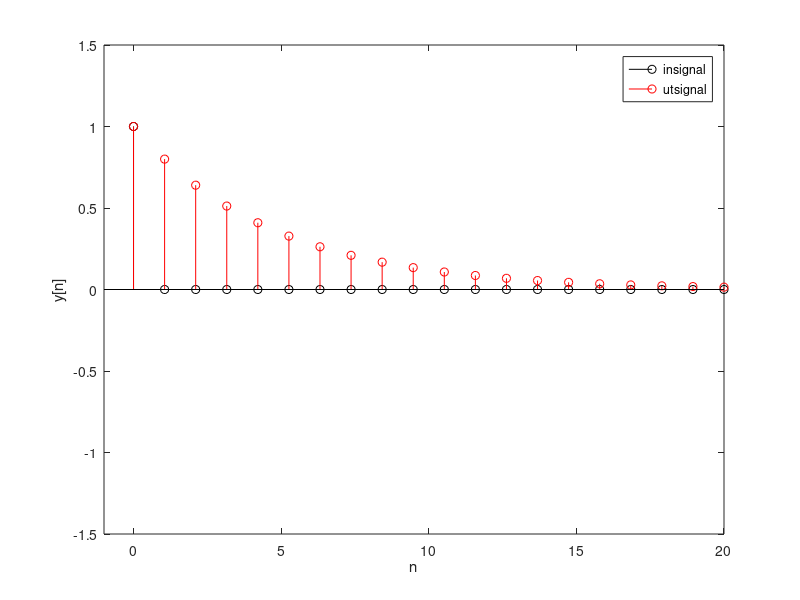

Write MATLAB code to recreate this figure.

x = zeros(1,20); x(1) = 1; u = zeros(1,20);
y = zeros(1,20);


a1 = -0.8;
N = length(x);
y(1) = x(1);% First sample, assuming x(0) = 0
for n=2:N % remaining samples
    y(n) = x(n) - a1*y(n-1);
end

b0 = 0.5; b1 = 0.5;
K = length(x);
u(1) = b0*x(1); % First sample, assuming x(0) = 0
for k=2:K % Remaining samples
    u(k) = b0*x(k) + b1*x(k-1);
end


l = linspace(0,20,20);
figure(1);
clf; hold on;
stem(l,x,'ko');
stem(l,y,'ro');
axis([-1 20 -1.5 1.5]);
box on;
xlabel('n'); ylabel('y[n]');
legend({'insignal', 'utsignal'})